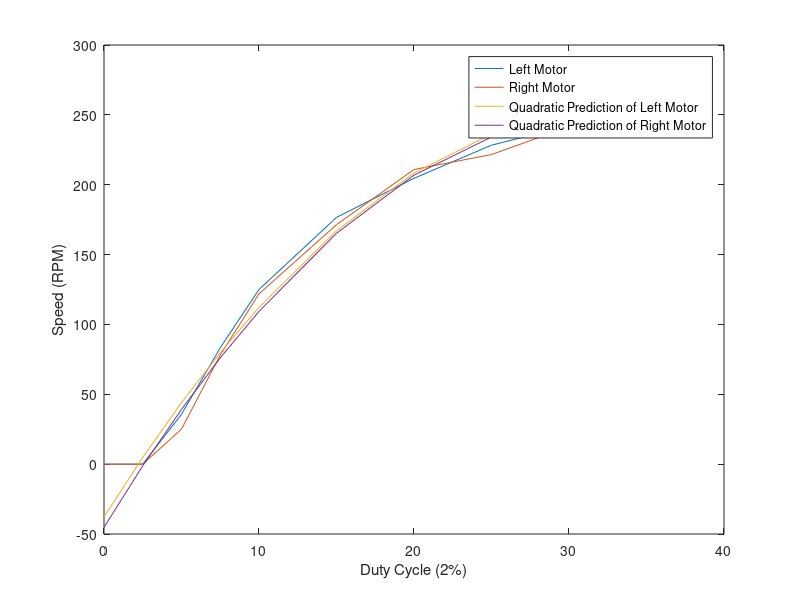

This figure's MATLAB source: (Note: this script raises an error after producing the figure.)
%% FF Control
duty = 0.5 * [0 5 10 15 20 30 40 50 60 75]; % duty cycle (%)
speed_left = [0 0 35.7 83.3 125.0 176.6 204.6 228.3 242.3 254.8]; % RPM
speed_right = [0 0 25.1 78.1 121.9 171.4 210.9 221.6 241.5 246.5]; % RPM
figure;
plot(duty, speed_left);
xlabel("Duty Cycle (2%)");
ylabel("Speed (RPM)");
hold on;
plot(duty, speed_right);
[left_coeffs, left_stats] = polyfit(duty(2:end), speed_left(2:end), 2);
[right_coeffs, right_stats] = polyfit(duty(2:end), speed_right(2:end), 2);
left_prediction = polyval(left_coeffs, duty);
plot(duty, left_prediction)
right_prediction = polyval(right_coeffs, duty);
plot(duty, right_prediction)
legend("Left Motor", "Right Motor", "Quadratic Prediction of Left Motor", "Quadratic Prediction of Right Motor");
left_coeffs_calc = left_coeffs * 10000;
right_coeffs_calc = right_coeffs * 10000;
left_A = -1 * left_coeffs_calc(1);
left_B = 0.5 * left_coeffs_calc(2);
left_C = (left_B^2 + left_coeffs_calc(1) * left_coeffs_calc(3))/4;
fprintf("Left motor specs: A=%.0f, B=%.0f, C=%.0f\n", left_A, left_B, left_C);
right_A = -1 * right_coeffs_calc(1);
right_B = 0.5 * right_coeffs_calc(2);
right_C = (right_B^2 + right_coeffs_calc(1) * right_coeffs_calc(3))/4;
fprintf("Right motor specs: A=%.0f, B=%.0f, C=%.0f\n\n", right_A, right_B, right_C);

left_linear = polyfit(duty(2:end), speed_left(2:end), 1);
right_linear = polyfit(duty(2:end), speed_right(2:end), 1);
fprintf("Left motor linear gain: %.6f\n", left_linear(1));
fprintf("Right motor linear gain: %.6f\n", right_linear(1));
%% Transient Response Calculation - Data Collection
opts = delimitedTextImportOptions("NumVariables", 4);

% Specify range and delimiter
opts.DataLines = [1, Inf];
opts.Delimiter = ",";

% Specify column names and types
opts.VariableNames = ["Time", "PWM", "L_RPM", "R_RPM"];
opts.VariableTypes = ["double", "double", "double", "double"];

% Specify file level properties
opts.ExtraColumnsRule = "ignore";
opts.EmptyLineRule = "read";

% Import the data
x25to50 = readtable("25to50.csv", opts);
x25to75 = readtable("25to75.csv", opts);
clear opts

%% Time Constant - 25% to 50%
% We can see from plotting that the system reaches steady-state in
% approximately 0.36 seconds. If we divide this by 4.6, we get a time
% constant of 0.0783 seconds. 
figure;
plot(x25to50.Time, x25to50.L_RPM);
hold on;
plot(x25to50.Time, x25to50.R_RPM);
tau_l_motor = 0.36/4.6;
tau_r_motor = 0.36/4.6;
legend("Left Motor", "Right Motor");
xlabel("Time (seconds)");
ylabel("Speed (RPM)");
title("25% to 50% Duty Cycle");
figure;
plot(x25to75.Time, x25to75.L_RPM);
hold on;
plot(x25to75.Time, x25to75.R_RPM);
legend("Left Motor", "Right Motor");
title("25% to 75% Duty Cycle");
xlabel("Time (seconds)");
ylabel("Speed (RPM)");
%% Time constant - FF
syms x y
eqn = left_coeffs(1) * x^2 + left_coeffs(2) * x + left_coeffs(3) == y;
disp(simplify(solve(eqn, x)))
invP = @(speed) 32.8650 - (8*sqrt(2)*sqrt(7.3438 - speed .* 0.029));
figure;
plot(x25to50.Time, invP(x25to50.L_RPM) - 12.7839);
hold on;
plot(x25to75.Time, invP(x25to75.L_RPM) - 12.7839);
xlabel("Time (seconds)");
ylabel("Linearized Speed (RPM)");
title("Left Motor Step Response with FF-Linearized System");
legend("25% to 50%", "25% to 75%");
figure;
plot(x25to50.Time, invP(x25to50.R_RPM) - 12.7839);
hold on;
plot(x25to75.Time, invP(x25to75.R_RPM) - 12.7839);
xlabel("Time (seconds)");
ylabel("Linearized Speed (RPM)");
title("Right Motor Step Response with FF-Linearized System");
legend("25% to 50%", "25% to 75%");
%%
% We can see from plotting that the system reaches steady-state in
% approximately 0.36 seconds. If we divide this by 4.6, we get a time
% constant of 0.0783 seconds. 
tau_l_motor = 0.36/4.6; % no change
tau_r_motor = 0.36/4.6; % no change
T_sample = 0.1; % seconds
A_0 = 0.0073; % approximate open-loop gain of motor, G(0Hz)
kp = 10 * T_sample / A_0;
ki = tau_l_motor * kp;
fprintf("kp=%f, ki=%f\n", kp, ki);
